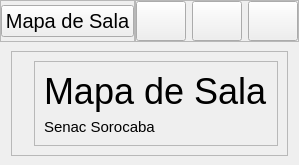
           <widget class="QWidget" name="widget_2" native="true">
            <layout class="QVBoxLayout" name="verticalLayout_5">
             <property name="spacing">
              <number>0</number>
             </property>
             <property name="leftMargin">
              <number>0</number>
             </property>
             <property name="topMargin">
              <number>0</number>
             </property>
             <property name="rightMargin">
              <number>0</number>
             </property>
             <property name="bottomMargin">
              <number>0</number>
             </property>
             <item>
              <widget class="QWidget" name="cabecalho" native="true">
               <property name="sizePolicy">
                <sizepolicy hsizetype="Expanding" vsizetype="Preferred">
                 <horstretch>0</horstretch>
                 <verstretch>0</verstretch>
                </sizepolicy>
               </property>
               <property name="maximumSize">
                <size>
                 <width>16777215</width>
                 <height>16777215</height>
                </size>
               </property>
               <layout class="QHBoxLayout" name="horizontalLayout_2">
                <property name="spacing">
                 <number>0</number>
                </property>
                <property name="leftMargin">
                 <number>0</number>
                </property>
                <property name="topMargin">
                 <number>0</number>
                </property>
                <property name="rightMargin">
                 <number>0</number>
                </property>
                <property name="bottomMargin">
                 <number>0</number>
                </property>
                <item alignment="Qt::AlignLeft">
                 <widget class="QFrame" name="logoTitulo">
                  <property name="frameShape">
                   <enum>QFrame::StyledPanel</enum>
                  </property>
                  <property name="frameShadow">
                   <enum>QFrame::Raised</enum>
                  </property>
                  <layout class="QHBoxLayout" name="horizontalLayout_4">
                   <property name="leftMargin">
                    <number>0</number>
                   </property>
                   <property name="topMargin">
                    <number>0</number>
                   </property>
                   <property name="rightMargin">
                    <number>0</number>
                   </property>
                   <property name="bottomMargin">
                    <number>0</number>
                   </property>
                   <item>
                    <widget class="QPushButton" name="btnHomeAtalho">
                     <property name="font">
                      <font>
                       <pointsize>15</pointsize>
                      </font>
                     </property>
                     <property name="cursor">
                      <cursorShape>PointingHandCursor</cursorShape>
                     </property>
                     <property name="text">
                      <string>Mapa de Sala</string>
                     </property>
                     <property name="icon">
                      <iconset>
                       <normaloff>imagem/logoSenac.png</normaloff>imagem/logoSenac.png</iconset>
                     </property>
                     <property name="iconSize">
                      <size>
                       <width>70</width>
                       <height>40</height>
                      </size>
                     </property>
                    </widget>
                   </item>
                  </layout>
                 </widget>
                </item>
                <item alignment="Qt::AlignRight">
                 <widget class="QFrame" name="btnsJanela">
                  <property name="frameShape">
                   <enum>QFrame::StyledPanel</enum>
                  </property>
                  <property name="frameShadow">
                   <enum>QFrame::Raised</enum>
                  </property>
                  <layout class="QHBoxLayout" name="horizontalLayout_3">
                   <property name="spacing">
                    <number>6</number>
                   </property>
                   <property name="leftMargin">
                    <number>0</number>
                   </property>
                   <property name="topMargin">
                    <number>0</number>
                   </property>
                   <property name="rightMargin">
                    <number>0</number>
                   </property>
                   <property name="bottomMargin">
                    <number>0</number>
                   </property>
                   <item>
                    <widget class="QPushButton" name="btnMinimizar">
                     <property name="minimumSize">
                      <size>
                       <width>50</width>
                       <height>40</height>
                      </size>
                     </property>
                     <property name="cursor">
                      <cursorShape>PointingHandCursor</cursorShape>
                     </property>
                     <property name="text">
                      <string/>
                     </property>
                     <property name="icon">
                      <iconset>
                       <normaloff>icones/iconMinimezar.png</normaloff>icones/iconMinimezar.png</iconset>
                     </property>
                     <property name="iconSize">
                      <size>
                       <width>16</width>
                       <height>16</height>
                      </size>
                     </property>
                    </widget>
                   </item>
                   <item>
                    <widget class="QPushButton" name="btnTelaCheia">
                     <property name="minimumSize">
                      <size>
                       <width>50</width>
                       <height>40</height>
                      </size>
                     </property>
                     <property name="cursor">
                      <cursorShape>PointingHandCursor</cursorShape>
                     </property>
                     <property name="text">
                      <string/>
                     </property>
                     <property name="icon">
                      <iconset>
                       <normaloff>icones/iconTelaCheia.png</normaloff>icones/iconTelaCheia.png</iconset>
                     </property>
                     <property name="iconSize">
                      <size>
                       <width>16</width>
                       <height>16</height>
                      </size>
                     </property>
                    </widget>
                   </item>
                   <item>
                    <widget class="QPushButton" name="btnFecharPagina">
                     <property name="minimumSize">
                      <size>
                       <width>50</width>
                       <height>40</height>
                      </size>
                     </property>
                     <property name="sizeIncrement">
                      <size>
                       <width>100</width>
                       <height>0</height>
                      </size>
                     </property>
                     <property name="font">
                      <font>
                       <pointsize>8</pointsize>
                      </font>
                     </property>
                     <property name="cursor">
                      <cursorShape>PointingHandCursor</cursorShape>
                     </property>
                     <property name="styleSheet">
                      <string notr="true"/>
                     </property>
                     <property name="text">
                      <string/>
                     </property>
                     <property name="icon">
                      <iconset>
                       <normaloff>icones/iconClosePreto.png</normaloff>icones/iconClosePreto.png</iconset>
                     </property>
                     <property name="iconSize">
                      <size>
                       <width>16</width>
                       <height>16</height>
                      </size>
                     </property>
                    </widget>
                   </item>
                  </layout>
                 </widget>
                </item>
               </layout>
              </widget>
             </item>
             <item>
              <widget class="QWidget" name="containerGeral" native="true">
               <property name="sizePolicy">
                <sizepolicy hsizetype="Expanding" vsizetype="Expanding">
                 <horstretch>0</horstretch>
                 <verstretch>0</verstretch>
                </sizepolicy>
               </property>
               <property name="sizeIncrement">
                <size>
                 <width>0</width>
                 <height>0</height>
                </size>
               </property>
               <layout class="QHBoxLayout" name="horizontalLayout_8">
                <property name="spacing">
                 <number>0</number>
                </property>
                <property name="leftMargin">
                 <number>0</number>
                </property>
                <property name="topMargin">
                 <number>0</number>
                </property>
                <property name="rightMargin">
                 <number>0</number>
                </property>
                <property name="bottomMargin">
                 <number>0</number>
                </property>
                <item>
                 <widget class="QStackedWidget" name="container">
                  <property name="sizePolicy">
                   <sizepolicy hsizetype="Preferred" vsizetype="Preferred">
                    <horstretch>0</horstretch>
                    <verstretch>0</verstretch>
                   </sizepolicy>
                  </property>
                  <property name="currentIndex">
                   <number>0</number>
                  </property>
                  <widget class="QWidget" name="inicio">
                   <layout class="QHBoxLayout" name="horizontalLayout_5">
                    <item alignment="Qt::AlignHCenter|Qt::AlignVCenter">
                     <widget class="QFrame" name="frame_4">
                      <property name="frameShape">
                       <enum>QFrame::StyledPanel</enum>
                      </property>
                      <property name="frameShadow">
                       <enum>QFrame::Raised</enum>
                      </property>
                      <layout class="QHBoxLayout" name="horizontalLayout_6">
                       <item>
                        <widget class="QLabel" name="label">
                         <property name="text">
                          <string/>
                         </property>
                         <property name="pixmap">
                          <pixmap>imagem/logoSenac.png</pixmap>
                         </property>
                         <property name="scaledContents">
                          <bool>true</bool>
                         </property>
                        </widget>
                       </item>
                       <item>
                        <widget class="QFrame" name="frame_5">
                         <property name="frameShape">
                          <enum>QFrame::StyledPanel</enum>
                         </property>
                         <property name="frameShadow">
                          <enum>QFrame::Raised</enum>
                         </property>
                         <layout class="QVBoxLayout" name="verticalLayout_8">
                          <item>
                           <widget class="QLabel" name="label_2">
                            <property name="font">
                             <font>
                              <pointsize>27</pointsize>
                             </font>
                            </property>
                            <property name="text">
                             <string>Mapa de Sala</string>
                            </property>
                           </widget>
                          </item>
                          <item>
                           <widget class="QLabel" name="label_3">
                            <property name="font">
                             <font>
                              <pointsize>11</pointsize>
                             </font>
                            </property>
                            <property name="text">
                             <string>Senac Sorocaba</string>
                            </property>
                           </widget>
                          </item>
                         </layout>
                        </widget>
                       </item>
                      </layout>
                     </widget>
                    </item>
                   </layout>
                  </widget>
                 </widget>
                </item>
               </layout>
              </widget>
             </item>
            </layout>
           </widget>
